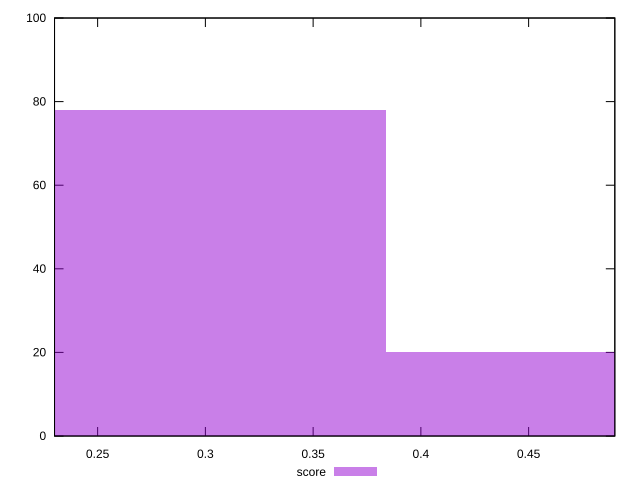

The gnuplot source for this figure:
reset

$score <<EOF
0.15351752393310777 2
0.30703504786621555 78
0.4605525717993233 20
EOF

set key outside below
set boxwidth 0.15351752393310777
set xrange [0.23:0.49]
set yrange [0:100]
set trange [0:100]
set style fill transparent solid 0.5 noborder
set terminal svg size 640, 490 enhanced background rgb 'white'
set output "report_00014_2021-02-09T15:56:05.503Z/uses-text-compression/samples/pages+cached+noadtech/score/histogram.svg"

plot $score title "score" with boxes

reset
